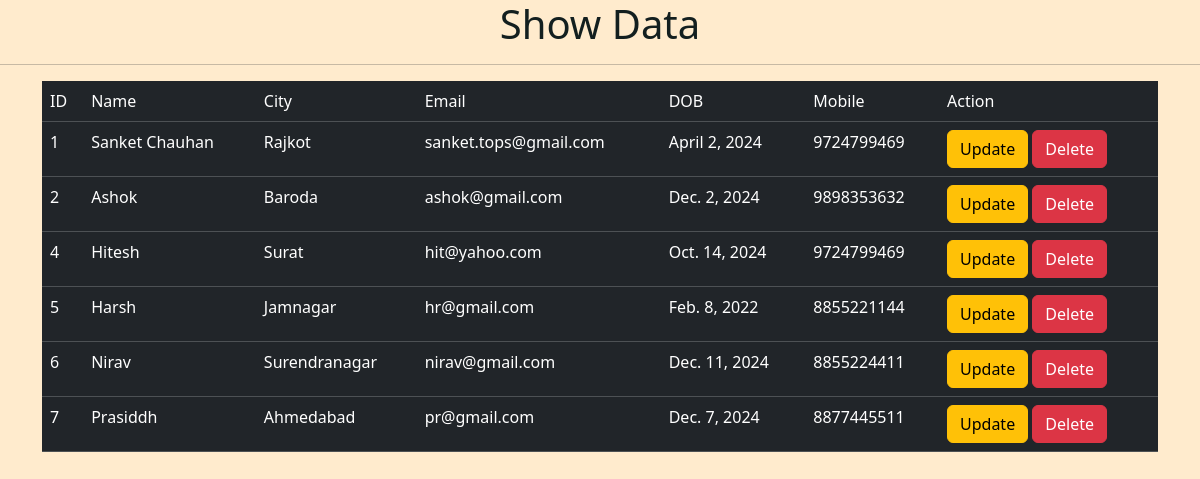
/showdata/, run on an earlier commit of the app's database.
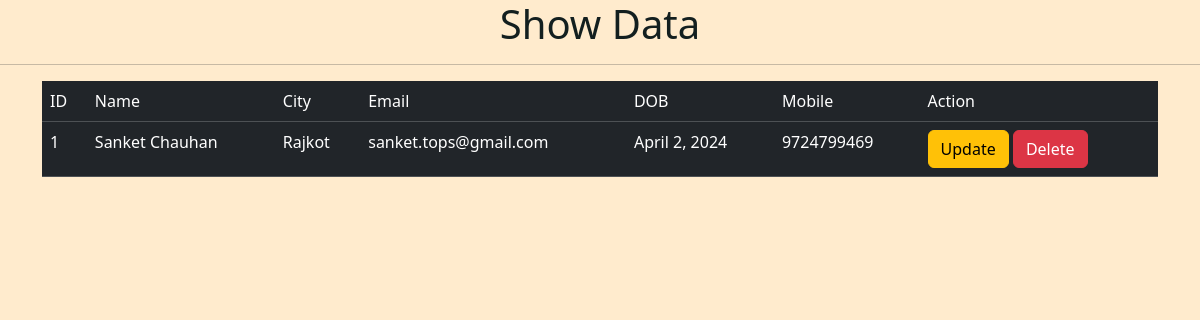
And on a later commit of the database.
### myapp/models.py (models this page shows)
class studinfo(models.Model):
    name=models.CharField(max_length=20)
    city=models.CharField(max_length=20)
    email=models.EmailField()
    dob=models.DateField()
    mobile=models.BigIntegerField()
    address=models.TextField()

### myapp/views.py (the view)
# urls.py: path('showdata/',views.showdata,name='showdata'),
def showdata(request):
    stdata=studinfo.objects.all()
    return render(request,'showdata.html',{'stdata':stdata})

### myapp/templates/showdata.html (shortened to what this page needs)
<!DOCTYPE html>
<html lang="en">
<head>
    <link href="https://cdn.jsdelivr.net/npm/bootstrap@5.3.3/dist/css/bootstrap.min.css" rel="stylesheet"
>
</head>
<body style="background-color: blanchedalmond;">
    <h1 style="text-align: center;color: rgb(19, 31, 31);">Show Data</h1>
    <hr>
    <div class="container">
        <table class="table table-dark table-hover">
            <tr>
                <td>ID</td>
                <td>Name</td>
                <td>City</td>
                <td>Email</td>
                <td>DOB</td>
                <td>Mobile</td>
                <td>Action</td>
            </tr>
            {% for i in stdata %}
            <tr>
                <td>{{i.id}}</td>
                <td>{{i.name}}</td>
                <td>{{i.city}}</td>
                <td>{{i.email}}</td>
                <td>{{i.dob}}</td>
                <td>{{i.mobile}}</td>
                <td><a class="btn btn-warning" href="/updatedata/{{i.id}}">Update</a>
                    <a class="btn btn-danger" href="/deletedata/{{i.id}}">Delete</a>
                </td>
            </tr>
            {% endfor %}
        </table>
    </div>
</body>
</html>

What changed in the data, as far as the page shows it:
removed studinfo: id "2", name "Ashok", city "Baroda", email "ashok@gmail.com", dob "Dec. 2, 2024", mobile "9898353632"
removed studinfo: id "4", name "Hitesh", city "Surat", email "hit@yahoo.com", dob "Oct. 14, 2024", mobile "9724799469"
removed studinfo: id "5", name "Harsh", city "Jamnagar", email "hr@gmail.com", dob "Feb. 8, 2022", mobile "8855221144"
removed studinfo: id "6", name "Nirav", city "Surendranagar", email "nirav@gmail.com", dob "Dec. 11, 2024", mobile "8855224411"
removed studinfo: id "7", name "Prasiddh", city "Ahmedabad", email "pr@gmail.com", dob "Dec. 7, 2024", mobile "8877445511"
